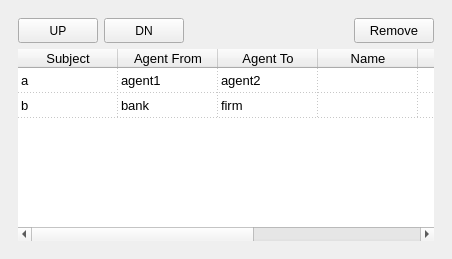
  <widget class="QDockWidget" name="dockWidget_5">
   <property name="sizePolicy">
    <sizepolicy hsizetype="Expanding" vsizetype="Expanding">
     <horstretch>0</horstretch>
     <verstretch>0</verstretch>
    </sizepolicy>
   </property>
   <property name="minimumSize">
    <size>
     <width>452</width>
     <height>200</height>
    </size>
   </property>
   <property name="maximumSize">
    <size>
     <width>1200</width>
     <height>800</height>
    </size>
   </property>
   <property name="floating">
    <bool>false</bool>
   </property>
   <property name="features">
    <set>QDockWidget::DockWidgetFloatable|QDockWidget::DockWidgetMovable</set>
   </property>
   <property name="windowTitle">
    <string>TRANSACTION LIST</string>
   </property>
   <attribute name="dockWidgetArea">
    <number>1</number>
   </attribute>
   <widget class="QWidget" name="dockWidgetContents_5">
    <layout class="QVBoxLayout" name="verticalLayout">
     <item>
      <widget class="QWidget" name="widget_3" native="true">
       <layout class="QGridLayout" name="gridLayout_6">
        <item row="0" column="4">
         <spacer name="horizontalSpacer_8">
          <property name="orientation">
           <enum>Qt::Horizontal</enum>
          </property>
          <property name="sizeHint" stdset="0">
           <size>
            <width>30</width>
            <height>20</height>
           </size>
          </property>
         </spacer>
        </item>
        <item row="0" column="1">
         <widget class="QPushButton" name="moveDnBtn">
          <property name="enabled">
           <bool>true</bool>
          </property>
          <property name="minimumSize">
           <size>
            <width>80</width>
            <height>25</height>
           </size>
          </property>
          <property name="toolTip">
           <string>move down</string>
          </property>
          <property name="styleSheet">
           <string notr="true">QPushButton:disabled{
background-color: rgb(245, 245, 245);
color:rgb(136, 136, 136);
}</string>
          </property>
          <property name="text">
           <string>DN</string>
          </property>
         </widget>
        </item>
        <item row="0" column="0">
         <widget class="QPushButton" name="moveUpBtn">
          <property name="enabled">
           <bool>true</bool>
          </property>
          <property name="minimumSize">
           <size>
            <width>80</width>
            <height>25</height>
           </size>
          </property>
          <property name="toolTip">
           <string>move up</string>
          </property>
          <property name="styleSheet">
           <string notr="true">QPushButton:disabled{
background-color: rgb(245, 245, 245);
color:rgb(136, 136, 136);
}</string>
          </property>
          <property name="text">
           <string>UP</string>
          </property>
         </widget>
        </item>
        <item row="1" column="0" colspan="12">
         <widget class="QTableWidget" name="transactionView">
          <property name="enabled">
           <bool>true</bool>
          </property>
          <property name="minimumSize">
           <size>
            <width>60</width>
            <height>50</height>
           </size>
          </property>
          <property name="baseSize">
           <size>
            <width>70</width>
            <height>40</height>
           </size>
          </property>
          <property name="font">
           <font>
            <family>MS Sans Serif</family>
            <pointsize>10</pointsize>
            <weight>50</weight>
            <italic>false</italic>
            <bold>false</bold>
            <stylestrategy>PreferDefault</stylestrategy>
           </font>
          </property>
          <property name="autoFillBackground">
           <bool>true</bool>
          </property>
          <property name="styleSheet">
           <string notr="true"/>
          </property>
          <property name="frameShape">
           <enum>QFrame::NoFrame</enum>
          </property>
          <property name="frameShadow">
           <enum>QFrame::Plain</enum>
          </property>
          <property name="dragDropMode">
           <enum>QAbstractItemView::NoDragDrop</enum>
          </property>
          <property name="defaultDropAction">
           <enum>Qt::IgnoreAction</enum>
          </property>
          <property name="selectionMode">
           <enum>QAbstractItemView::SingleSelection</enum>
          </property>
          <property name="selectionBehavior">
           <enum>QAbstractItemView::SelectItems</enum>
          </property>
          <property name="showGrid">
           <bool>true</bool>
          </property>
          <property name="gridStyle">
           <enum>Qt::DotLine</enum>
          </property>
          <property name="sortingEnabled">
           <bool>false</bool>
          </property>
          <property name="columnCount">
           <number>7</number>
          </property>
          <attribute name="horizontalHeaderDefaultSectionSize">
           <number>100</number>
          </attribute>
          <attribute name="horizontalHeaderMinimumSectionSize">
           <number>100</number>
          </attribute>
          <attribute name="horizontalHeaderStretchLastSection">
           <bool>false</bool>
          </attribute>
          <attribute name="verticalHeaderVisible">
           <bool>false</bool>
          </attribute>
          <attribute name="verticalHeaderDefaultSectionSize">
           <number>25</number>
          </attribute>
          <attribute name="verticalHeaderMinimumSectionSize">
           <number>25</number>
          </attribute>
          <row>
           <property name="text">
            <string>Neue Zeile</string>
           </property>
          </row>
          <row>
           <property name="text">
            <string>test</string>
           </property>
          </row>
          <column>
           <property name="text">
            <string>Subject</string>
           </property>
           <property name="background">
            <color alpha="0">
             <red>255</red>
             <green>255</green>
             <blue>255</blue>
            </color>
           </property>
          </column>
          <column>
           <property name="text">
            <string>Agent From</string>
           </property>
          </column>
          <column>
           <property name="text">
            <string>Agent To</string>
           </property>
          </column>
          <column>
           <property name="text">
            <string>Name</string>
           </property>
          </column>
          <column>
           <property name="text">
            <string>Flow</string>
           </property>
          </column>
          <column>
           <property name="text">
            <string>Unidirectional</string>
           </property>
          </column>
          <column>
           <property name="text">
            <string>Quantity</string>
           </property>
          </column>
          <item row="0" column="0">
           <property name="text">
            <string>a</string>
           </property>
          </item>
          <item row="0" column="1">
           <property name="text">
            <string>agent1</string>
           </property>
          </item>
          <item row="0" column="2">
           <property name="text">
            <string>agent2</string>
           </property>
          </item>
          <item row="1" column="0">
           <property name="text">
            <string>b</string>
           </property>
          </item>
          <item row="1" column="1">
           <property name="text">
            <string>bank</string>
           </property>
          </item>
          <item row="1" column="2">
           <property name="text">
            <string>firm</string>
           </property>
          </item>
          <item row="1" column="3">
           <property name="text">
            <string/>
           </property>
          </item>
         </widget>
        </item>
        <item row="0" column="2" colspan="2">
         <spacer name="horizontalSpacer_7">
          <property name="orientation">
           <enum>Qt::Horizontal</enum>
          </property>
          <property name="sizeType">
           <enum>QSizePolicy::Fixed</enum>
          </property>
          <property name="sizeHint" stdset="0">
           <size>
            <width>30</width>
            <height>20</height>
           </size>
          </property>
         </spacer>
        </item>
        <item row="0" column="8" colspan="4">
         <widget class="QPushButton" name="removeButton">
          <property name="minimumSize">
           <size>
            <width>80</width>
            <height>25</height>
           </size>
          </property>
          <property name="toolTip">
           <string>&lt;html&gt;&lt;head/&gt;&lt;body&gt;&lt;p&gt;Remove the curently selected transaction&lt;/p&gt;&lt;/body&gt;&lt;/html&gt;</string>
          </property>
          <property name="styleSheet">
           <string notr="true">font-size: 10pt;</string>
          </property>
          <property name="text">
           <string>  Remove  </string>
          </property>
         </widget>
        </item>
       </layout>
      </widget>
     </item>
    </layout>
   </widget>
  </widget>
